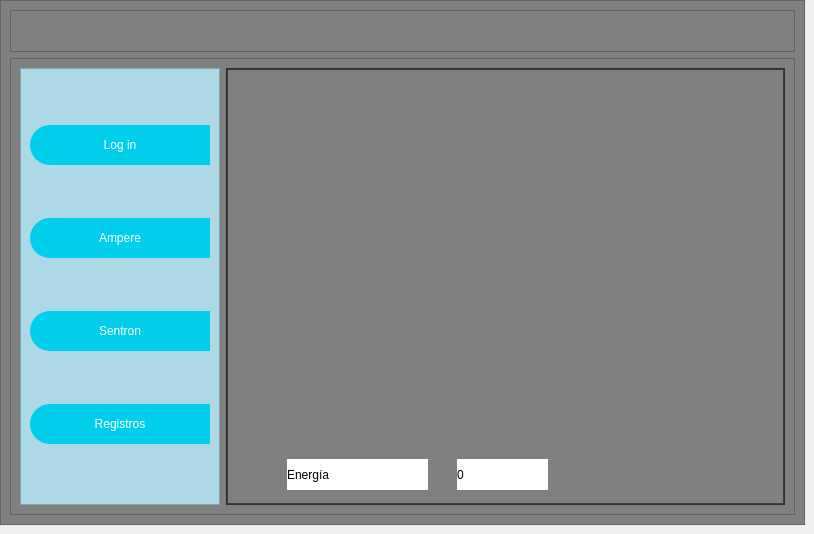
<?xml version="1.0" encoding="UTF-8"?>
<ui version="4.0">
 <class>MainWindow</class>
 <widget class="QMainWindow" name="MainWindow">
  <property name="geometry">
   <rect>
    <x>0</x>
    <y>0</y>
    <width>814</width>
    <height>534</height>
   </rect>
  </property>
  <property name="windowTitle">
   <string>MainWindow</string>
  </property>
  <widget class="QWidget" name="centralwidget">
   <layout class="QVBoxLayout" name="verticalLayout">
    <property name="leftMargin">
     <number>0</number>
    </property>
    <property name="topMargin">
     <number>0</number>
    </property>
    <item>
     <widget class="QFrame" name="frame">
      <property name="styleSheet">
       <string notr="true">background-color: rgb(128, 128, 128);</string>
      </property>
      <property name="frameShape">
       <enum>QFrame::StyledPanel</enum>
      </property>
      <property name="frameShadow">
       <enum>QFrame::Raised</enum>
      </property>
      <layout class="QVBoxLayout" name="verticalLayout_2" stretch="0,8">
       <item>
        <widget class="QFrame" name="frame_superior">
         <property name="minimumSize">
          <size>
           <width>0</width>
           <height>42</height>
          </size>
         </property>
         <property name="styleSheet">
          <string notr="true">QFrame{
background-color:rgb(128, 128, 128);
}

QPushButton{
background-color:#000000ff;
border-radius:20px;
}

QPushButton:hover {
    background-color: rgb(61, 61, 61);
    border-radius: 20px;
}</string>
         </property>
         <property name="frameShape">
          <enum>QFrame::StyledPanel</enum>
         </property>
         <property name="frameShadow">
          <enum>QFrame::Raised</enum>
         </property>
         <layout class="QHBoxLayout" name="horizontalLayout">
          <property name="leftMargin">
           <number>0</number>
          </property>
          <property name="topMargin">
           <number>0</number>
          </property>
          <item>
           <widget class="QPushButton" name="bt_menu">
            <property name="minimumSize">
             <size>
              <width>200</width>
              <height>0</height>
             </size>
            </property>
            <property name="text">
             <string/>
            </property>
            <property name="icon">
             <iconset>
              <normaloff>comprobacion-de-lista.svg</normaloff>comprobacion-de-lista.svg</iconset>
            </property>
            <property name="iconSize">
             <size>
              <width>35</width>
              <height>35</height>
             </size>
            </property>
           </widget>
          </item>
          <item>
           <spacer name="horizontalSpacer">
            <property name="orientation">
             <enum>Qt::Horizontal</enum>
            </property>
            <property name="sizeHint" stdset="0">
             <size>
              <width>312</width>
              <height>20</height>
             </size>
            </property>
           </spacer>
          </item>
         </layout>
        </widget>
       </item>
       <item>
        <widget class="QFrame" name="frame_contenido">
         <property name="frameShape">
          <enum>QFrame::StyledPanel</enum>
         </property>
         <property name="frameShadow">
          <enum>QFrame::Raised</enum>
         </property>
         <layout class="QHBoxLayout" name="horizontalLayout_2">
          <item>
           <widget class="QFrame" name="frame_control">
            <property name="minimumSize">
             <size>
              <width>200</width>
              <height>0</height>
             </size>
            </property>
            <property name="maximumSize">
             <size>
              <width>0</width>
              <height>16777215</height>
             </size>
            </property>
            <property name="styleSheet">
             <string notr="true">QFrame{
background-color: rgb(173,216,230)
}

QPushButton{
background-color: rgb(0, 206, 235);
border-top-left-radius: 20px;
border-bottom-left-radius:20px;
color: rgb(255,255,255);
font: 77 10pt &quot;Arial Black&quot;
}

QPushButton:hover{
background-color: white;
border-top-left-radius: 20px;
border-bottom-left-radius:20px;
color: rgb(0,0,0);
font: 77 10pt &quot;Arial Black&quot;
}</string>
            </property>
            <property name="frameShape">
             <enum>QFrame::StyledPanel</enum>
            </property>
            <property name="frameShadow">
             <enum>QFrame::Raised</enum>
            </property>
            <layout class="QVBoxLayout" name="verticalLayout_3">
             <item>
              <widget class="QPushButton" name="pushButton">
               <property name="minimumSize">
                <size>
                 <width>0</width>
                 <height>40</height>
                </size>
               </property>
               <property name="text">
                <string>Log in</string>
               </property>
               <property name="icon">
                <iconset>
                 <normaloff>registrar.svg</normaloff>registrar.svg</iconset>
               </property>
               <property name="iconSize">
                <size>
                 <width>35</width>
                 <height>35</height>
                </size>
               </property>
              </widget>
             </item>
             <item>
              <widget class="QPushButton" name="pushButton_2">
               <property name="minimumSize">
                <size>
                 <width>0</width>
                 <height>40</height>
                </size>
               </property>
               <property name="text">
                <string>Ampere</string>
               </property>
               <property name="icon">
                <iconset>
                 <normaloff>estacion-de-carga.svg</normaloff>estacion-de-carga.svg</iconset>
               </property>
               <property name="iconSize">
                <size>
                 <width>35</width>
                 <height>35</height>
                </size>
               </property>
              </widget>
             </item>
             <item>
              <widget class="QPushButton" name="pushButton_3">
               <property name="minimumSize">
                <size>
                 <width>0</width>
                 <height>40</height>
                </size>
               </property>
               <property name="text">
                <string>Sentron</string>
               </property>
               <property name="icon">
                <iconset>
                 <normaloff>sentron.svg</normaloff>sentron.svg</iconset>
               </property>
               <property name="iconSize">
                <size>
                 <width>35</width>
                 <height>35</height>
                </size>
               </property>
              </widget>
             </item>
             <item>
              <widget class="QPushButton" name="pushButton_5">
               <property name="minimumSize">
                <size>
                 <width>0</width>
                 <height>40</height>
                </size>
               </property>
               <property name="text">
                <string>Registros</string>
               </property>
               <property name="icon">
                <iconset>
                 <normaloff>hoja.svg</normaloff>hoja.svg</iconset>
               </property>
               <property name="iconSize">
                <size>
                 <width>40</width>
                 <height>40</height>
                </size>
               </property>
              </widget>
             </item>
            </layout>
           </widget>
          </item>
          <item>
           <widget class="QFrame" name="frame_paginas">
            <property name="styleSheet">
             <string notr="true">QFrame{
background-color: rgb(61, 61, 61);
}

QLabel{
font: 87 20pt &quot;Arial Black&quot;;
background-color:  rgb(0, 206, 235);
color: white;
border:0px solid #14C8DC;

}

QLineEdit{
border: 0px;
color: rgb(255,255,255);
border-bottom:2px solid rgb(61,61,61);
font: 75 12pt &quot;Times New Roman&quot;
}

QTextEdit{
background-color: white;
border: 0px;
color: rgb(255,255,255);
border-bottom:2px solid rgb(61,61,61);
font: 75 12pt &quot;Times New Roman&quot;
}


QPushButton{
background-color: rgb(0, 206, 235);
border-radius: 20px;
color: rgb(255,255,255);
font: 77 20pt &quot;Arial Black&quot;
}

QPushButton:hover{
background-color: white;
border-top-left-radius: 20px;
border-bottom-left-radius:20px;
color: rgb(0,0,0);
font: 77 10pt &quot;Arial Black&quot;;
}

QTableWidget{
background-color: white;
color: rgb(0,0,0);
gridline-color: rgb(0,206,255);
font-size: 12;
color: #000000;
}

QHeaderView {
background-color: rgb(0,206,151);
border:1px solid rgb(0,0,0);
font-size: 12;
}
</string>
            </property>
            <property name="frameShape">
             <enum>QFrame::StyledPanel</enum>
            </property>
            <property name="frameShadow">
             <enum>QFrame::Raised</enum>
            </property>
            <layout class="QVBoxLayout" name="verticalLayout_4">
             <property name="spacing">
              <number>0</number>
             </property>
             <property name="leftMargin">
              <number>1</number>
             </property>
             <property name="topMargin">
              <number>1</number>
             </property>
             <property name="rightMargin">
              <number>1</number>
             </property>
             <property name="bottomMargin">
              <number>1</number>
             </property>
             <item>
              <widget class="QStackedWidget" name="stackedWidget">
               <property name="currentIndex">
                <number>3</number>
               </property>
               <widget class="QWidget" name="page_login">
                <widget class="QLabel" name="label">
                 <property name="geometry">
                  <rect>
                   <x>70</x>
                   <y>20</y>
                   <width>441</width>
                   <height>51</height>
                  </rect>
                 </property>
                 <property name="text">
                  <string>Inicio de Sesión</string>
                 </property>
                 <property name="alignment">
                  <set>Qt::AlignCenter</set>
                 </property>
                </widget>
                <widget class="QPushButton" name="bt_log_in">
                 <property name="geometry">
                  <rect>
                   <x>260</x>
                   <y>270</y>
                   <width>211</width>
                   <height>80</height>
                  </rect>
                 </property>
                 <property name="minimumSize">
                  <size>
                   <width>150</width>
                   <height>80</height>
                  </size>
                 </property>
                 <property name="text">
                  <string>Log in</string>
                 </property>
                </widget>
                <widget class="QLabel" name="label_6">
                 <property name="geometry">
                  <rect>
                   <x>20</x>
                   <y>100</y>
                   <width>201</width>
                   <height>51</height>
                  </rect>
                 </property>
                 <property name="text">
                  <string>Usuario:</string>
                 </property>
                 <property name="alignment">
                  <set>Qt::AlignCenter</set>
                 </property>
                </widget>
                <widget class="QLabel" name="label_7">
                 <property name="geometry">
                  <rect>
                   <x>20</x>
                   <y>160</y>
                   <width>201</width>
                   <height>51</height>
                  </rect>
                 </property>
                 <property name="text">
                  <string>Contraseña:</string>
                 </property>
                 <property name="alignment">
                  <set>Qt::AlignCenter</set>
                 </property>
                </widget>
                <widget class="QPushButton" name="pushButton_4">
                 <property name="geometry">
                  <rect>
                   <x>494</x>
                   <y>170</y>
                   <width>32</width>
                   <height>32</height>
                  </rect>
                 </property>
                 <property name="minimumSize">
                  <size>
                   <width>32</width>
                   <height>32</height>
                  </size>
                 </property>
                 <property name="maximumSize">
                  <size>
                   <width>32</width>
                   <height>32</height>
                  </size>
                 </property>
                 <property name="styleSheet">
                  <string notr="true">font: 10pt &quot;Segoe UI&quot;;
background-color: rgb(245, 245, 245);</string>
                 </property>
                 <property name="text">
                  <string/>
                 </property>
                 <property name="icon">
                  <iconset>
                   <normaloff>OJO.svg</normaloff>OJO.svg</iconset>
                 </property>
                 <property name="iconSize">
                  <size>
                   <width>30</width>
                   <height>30</height>
                  </size>
                 </property>
                </widget>
                <widget class="QLineEdit" name="message_lg">
                 <property name="geometry">
                  <rect>
                   <x>270</x>
                   <y>230</y>
                   <width>191</width>
                   <height>22</height>
                  </rect>
                 </property>
                 <property name="styleSheet">
                  <string notr="true">color: rgb(255, 255, 255);
background-color: rgb(0, 0, 0);</string>
                 </property>
                </widget>
                <widget class="QLineEdit" name="username">
                 <property name="geometry">
                  <rect>
                   <x>260</x>
                   <y>101</y>
                   <width>191</width>
                   <height>51</height>
                  </rect>
                 </property>
                 <property name="styleSheet">
                  <string notr="true">color: rgb(0, 0, 0);
background-color: rgb(255, 255, 255);</string>
                 </property>
                 <property name="text">
                  <string/>
                 </property>
                </widget>
                <widget class="QLineEdit" name="password">
                 <property name="geometry">
                  <rect>
                   <x>260</x>
                   <y>160</y>
                   <width>191</width>
                   <height>51</height>
                  </rect>
                 </property>
                 <property name="styleSheet">
                  <string notr="true">color: rgb(0, 0, 0);
background-color: rgb(255, 255, 255);</string>
                 </property>
                </widget>
               </widget>
               <widget class="QWidget" name="page_registros">
                <layout class="QHBoxLayout" name="horizontalLayout_5">
                 <item>
                  <widget class="QFrame" name="frame_4">
                   <property name="frameShape">
                    <enum>QFrame::StyledPanel</enum>
                   </property>
                   <property name="frameShadow">
                    <enum>QFrame::Raised</enum>
                   </property>
                   <layout class="QHBoxLayout" name="horizontalLayout_6">
                    <item>
                     <widget class="QLineEdit" name="lineEdit">
                      <property name="minimumSize">
                       <size>
                        <width>50</width>
                        <height>390</height>
                       </size>
                      </property>
                      <property name="cursor">
                       <cursorShape>CrossCursor</cursorShape>
                      </property>
                      <property name="alignment">
                       <set>Qt::AlignLeading|Qt::AlignLeft|Qt::AlignTop</set>
                      </property>
                     </widget>
                    </item>
                   </layout>
                  </widget>
                 </item>
                </layout>
               </widget>
               <widget class="QWidget" name="page_sentron">
                <layout class="QHBoxLayout" name="horizontalLayout_4">
                 <item>
                  <widget class="QWidget" name="widget_2" native="true"/>
                 </item>
                </layout>
               </widget>
               <widget class="QWidget" name="page_ampere">
                <layout class="QHBoxLayout" name="horizontalLayout_3">
                 <item>
                  <widget class="QWidget" name="widget" native="true">
                   <widget class="QLabel" name="varn1_2">
                    <property name="geometry">
                     <rect>
                      <x>220</x>
                      <y>380</y>
                      <width>91</width>
                      <height>31</height>
                     </rect>
                    </property>
                    <property name="styleSheet">
                     <string notr="true">color: rgb(0, 0, 0);
background-color: rgb(255, 255, 255);</string>
                    </property>
                    <property name="text">
                     <string>0</string>
                    </property>
                   </widget>
                   <widget class="QLabel" name="varn1">
                    <property name="geometry">
                     <rect>
                      <x>50</x>
                      <y>380</y>
                      <width>141</width>
                      <height>31</height>
                     </rect>
                    </property>
                    <property name="styleSheet">
                     <string notr="true">color: rgb(0, 0, 0);
background-color: rgb(255, 255, 255);</string>
                    </property>
                    <property name="text">
                     <string>Energía</string>
                    </property>
                   </widget>
                  </widget>
                 </item>
                </layout>
               </widget>
              </widget>
             </item>
            </layout>
           </widget>
          </item>
         </layout>
        </widget>
       </item>
      </layout>
     </widget>
    </item>
   </layout>
  </widget>
 </widget>
 <resources/>
 <connections/>
</ui>
